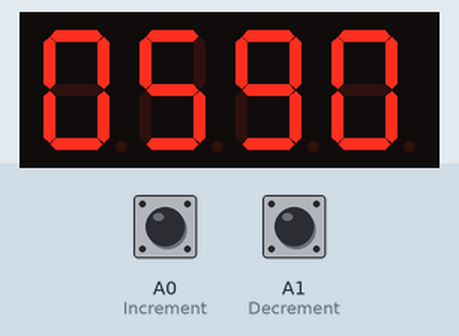
Bench run of a sketch on a simulated Arduino Uno, built with avr-gcc and run on an emulated ATmega328P. Shown: 4-digit seven-segment display. Wiring (inferred from the names in the program): 4-digit 7-segment display, segments lit when HIGH: segments pin 12, pin 8, pin 5, pin 3, pin 2, pin 11, pin 6; digit selects pin 7, pin 9, pin 10, pin 13. The inputs (shaded band) are chosen by the test bench; at power-on: A0 (Increment) HIGH, A1 (Decrement) HIGH. The segment pins are drawn as the display they are named for.

Above: at 1.2 s.
1.3 s: A0 (Increment) pulled LOW for 0.15 s
At 2.0 s:
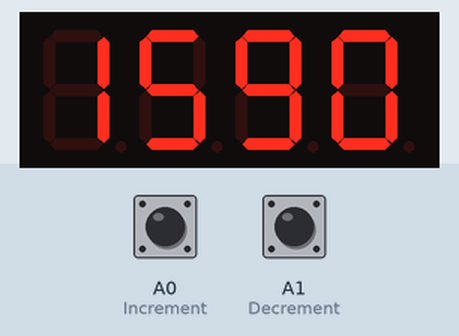
3.0 s: A0 (Increment) pulled LOW for 1 s
At 4.9 s:
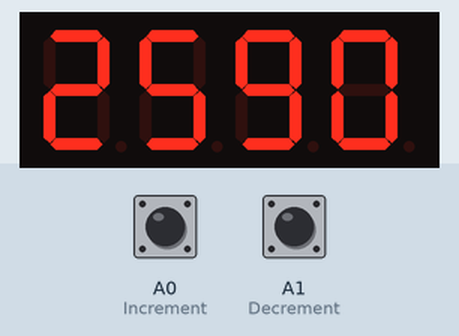
5.5 s: A1 (Decrement) pulled LOW for 3.2 s
10.2 s: A1 (Decrement) pulled LOW for 0.15 s
At 10.9 s:
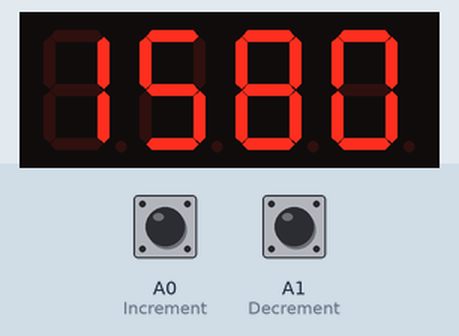
Timing chart, 0 to 12.9 s (numbered marks = the images above; inputs shaded):
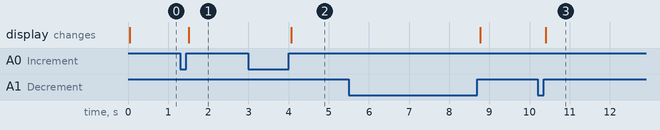

The sketch:

DigitalClock.ino
```cpp
// COMMON CATHODE 7 SEGMENT

const int digitPins[] = {7, 9, 10, 13};
const int sevensegmentPins[] = {12, 8, 5, 3, 2, 11, 6};
const byte Increment = A0;
const byte Decrement = A1;

int hours = 9; //initialize hours
int minutes = 50; // initialize minutes
unsigned long lastUpdate = 0;
const unsigned long updateInterval = 60000; // 1 minute

// Button initialization
unsigned long buttonPressTime[2] = {0, 0};
bool buttonHeld[2] = {false, false};
const unsigned long holdDuration = 1000; // When button is held for 1 second, hours will increment/decrement

void setup() {
  for (int i = 0; i < 7; i++) {
    pinMode(sevensegmentPins[i], OUTPUT);
  }
  for (int i = 0; i < 4; i++) {
    pinMode(digitPins[i], OUTPUT);
  }
  pinMode(Increment, INPUT_PULLUP);
  pinMode(Decrement, INPUT_PULLUP);
  Serial.begin(9600);
}

void loop() {
  unsigned long currentMillis = millis();

  if (currentMillis - lastUpdate >= updateInterval) {
    lastUpdate = currentMillis;
    IncrementMinute();
  }
  Display(hours * 100 + minutes);
  checkButtons();
}

// TIME INTEGRATION
void IncrementMinute() {
  minutes++;
  if (minutes > 59) {
    minutes = 0;
    hours++;
    if (hours > 12) {
      hours = 1;
    }
  }
}

void DecrementMinute() {
  if (minutes == 0) {
    minutes = 59;
    if (hours == 1) {
      hours = 12;
    } else {
      hours--;
    }
  } else {
    minutes--;
  }
}

void IncrementHour() {
  hours = (hours % 12) + 1;
}

void DecrementHour() {
  hours = (hours == 1) ? 12 : hours - 1;
}

// CHECK BUTTONS
void checkButtons() {
  int buttons[] = {Increment, Decrement};

  for (int i = 0; i < 2; i++) {
    if (!digitalRead(buttons[i])) {
      if (buttonPressTime[i] == 0) {
        buttonPressTime[i] = millis(); // to start count of hold duration
      }
      if ((millis() - buttonPressTime[i]) > holdDuration) {
        buttonHeld[i] = true; // Button is held
      }
    } else {
      if (buttonHeld[i]) {
        (i == 0) ? IncrementHour() : DecrementHour();
        buttonHeld[i] = false;
      } else if (buttonPressTime[i] != 0) {
        (i == 0) ? IncrementMinute() : DecrementMinute();
      }
      buttonPressTime[i] = 0;
    }
  }
}

// FOR SEVEN SEGMENT
void Display(int toDisplay) {
  for (int digit = 0; digit < 4; digit++) {
    digitalWrite(digitPins[digit], LOW); // Turn on the current digit
    DigitNumber(toDisplay % 10); // Display the digit
    toDisplay /= 10;
    delayMicroseconds(2000);

    DigitNumber(-1); // Turn off the segments
    digitalWrite(digitPins[digit], HIGH);
  }
}

void DigitNumber(int displayNumber) {
  int sevensegmentStates[10][7] = {
    {HIGH, HIGH, HIGH, HIGH, HIGH, HIGH, LOW},  // 0
    {LOW, HIGH, HIGH, LOW, LOW, LOW, LOW},  // 1
    {HIGH, HIGH, LOW, HIGH, HIGH, LOW, HIGH},  // 2
    {HIGH, HIGH, HIGH, HIGH, LOW, LOW, HIGH},  // 3
    {LOW, HIGH, HIGH, LOW, LOW, HIGH, HIGH},  // 4
    {HIGH, LOW, HIGH, HIGH, LOW, HIGH, HIGH},  // 5
    {HIGH, LOW, HIGH, HIGH, HIGH, HIGH, HIGH},  // 6
    {HIGH, HIGH, HIGH, LOW, LOW, LOW, LOW},  // 7
    {HIGH, HIGH, HIGH, HIGH, HIGH, HIGH, HIGH},  // 8
    {HIGH, HIGH, HIGH, HIGH, LOW, HIGH, HIGH},  // 9
  };

  if (displayNumber >= 0 && displayNumber < 10) {
    for (int i = 0; i < 7; i++) {
      digitalWrite(sevensegmentPins[i], sevensegmentStates[displayNumber][i]);
    }
  } else {
    for (int i = 0; i < 7; i++) {
      digitalWrite(sevensegmentPins[i], LOW); // turn off segments
    }
  }
}
```

Measured:
- after the input at 1.3 s, the display: changes after 0.21 s (image 1)
- after the input at 3.0 s, the display: changes after 1.1 s (image 2)
- after the input at 10.2 s, the display: changes after 0.20 s (image 3)
